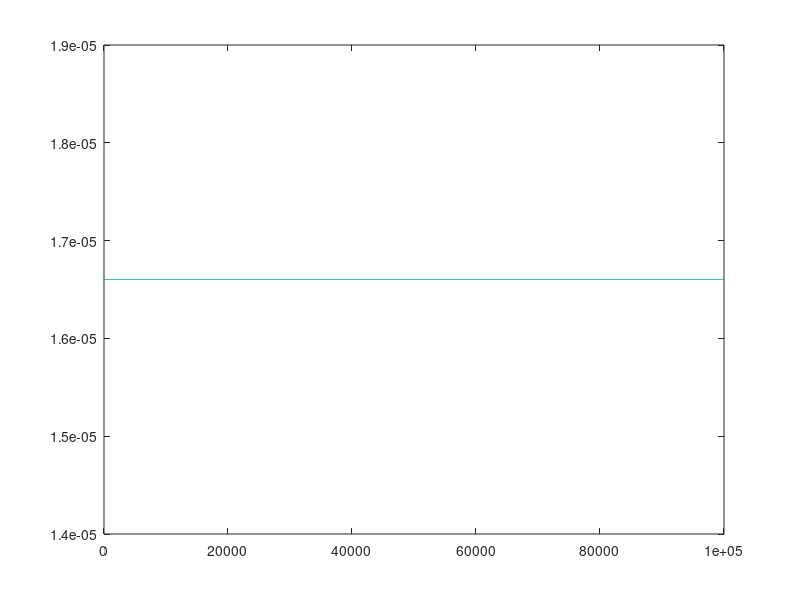

This figure's MATLAB source:
close all;
clear all;
clc;


t=ones(1,100000);


y=(3.^(1/2).*exp(-t./20).*sin( (3^(1/2).*(t *(pi/180)  ))/20 ))/150;

plot(y);